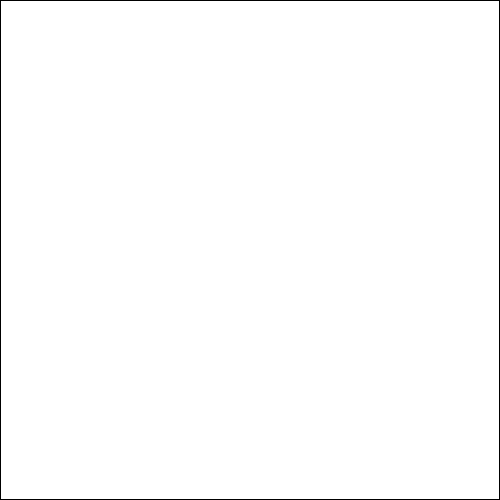
Frame 1 (no input)
Frame 60 (the mouse pressed at the canvas centre just before this capture): identical to frame 1, image omitted
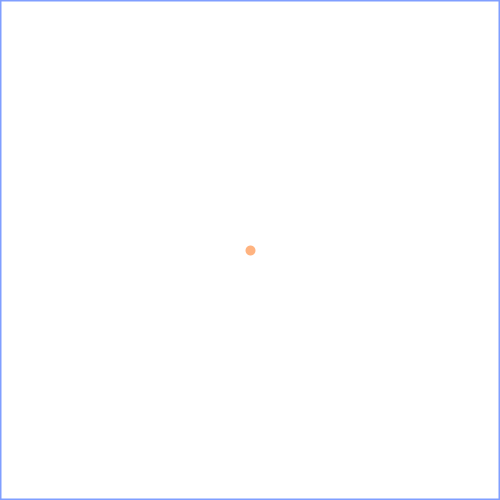
Frame 120 (the mouse held since frame 60 and released just before this capture)

The Processing sketch that drew these frames (run headless with seeded random() and noise(); from frame 60 on, the mouse is pressed at the canvas centre):

// Processing sketch: ArtGalleryApp
// ── ArtGalleryApp.pde
/* Art gallery problem with moving guards */

final int POINT_SIZE = 10;
final color POINT_COLOR = #FFB380;
final float HULL_SIZE = POINT_SIZE * 0.2;
final color HULL_STROKE = #809FFF;
final color HULL_FILL = #E6ECFF;

PVector[] pointlist;
PVector[][] guardlist;
PVector[] guardslopes;
PVector[] guardlocs;
int click_num = 0, click_num2 = 0;
boolean draw_shape = true, first_point = true;

void drawpoint(PVector pt) {
  stroke(POINT_COLOR);
  strokeWeight(POINT_SIZE);
  point(pt.x, pt.y);
}

void drawshape(PVector[] pointlist) {
  stroke(HULL_STROKE);
  strokeWeight(HULL_SIZE);

  beginShape();
  for (int i = 0; i < click_num; ++i) {
    PVector pt = pointlist[i];
    vertex(pt.x, pt.y);
  }
  endShape();
}

boolean endshape(PVector[] pointlist) {
  stroke(HULL_STROKE);
  strokeWeight(HULL_SIZE);
  boolean intersection = false;
  
  for (int i = 1; i < click_num - 2; i++) {
    PVector p1 = pointlist[click_num - 1];
    PVector q1 = pointlist[0];
    PVector p2 = pointlist[i];
    PVector q2 = pointlist[i + 1];
    int o1 = orientation(p1, q1, p2);
    int o2 = orientation(p1, q1, q2);
    int o3 = orientation(p2, q2, p1);
    int o4 = orientation(p2, q2, q1);
   
    if (o1 != o2 && o3 != o4) {
          intersection = true;
    }
  }
  
  if (!intersection) {
    fill(HULL_FILL);
    beginShape();
    for (int i = 0; i < click_num; ++i) {
      PVector pt = pointlist[i];
      vertex(pt.x, pt.y);
    }
    vertex(pointlist[0].x, pointlist[0].y);
    endShape(CLOSE);
    return true;
  }
  else {
    return false;
  }
}

int orientation(PVector p, PVector q, PVector r)
{
    int val = (int)((q.y - p.y) * (r.x - q.x) - (q.x - p.x) * (r.y - q.y));
    if (val == 0) return 0;
    return (val > 0)? 1: 2;
}

void setup() {
  frameRate(60);
  size(500, 500);
  background(100);
  smooth();
  
  pointlist = new PVector[100];
  guardlist = new PVector[100][2];
  guardslopes = new PVector[100];
  guardlocs = new PVector[100];
}
 
void draw() {
  background(255);
  noFill();
  rect(0,0,width-1,height-1);

  for (int i = 0; i < click_num; i++) {
    drawpoint(pointlist[i]);
    drawshape(pointlist);
  }
  if (!draw_shape){
    endshape(pointlist);
    for (int i = 0; i < click_num2; i++) {
      line(guardlist[i][0].x, guardlist[i][0].y, guardlist[i][1].x, guardlist[i][1].y);
      PVector start = guardlist[i][0];
      PVector end = guardlist[i][1];
      PVector m = guardslopes[i];
      guardlocs[i].x += m.x/100;
      guardlocs[i].y += m.y/100;
      
      if (start.y < end.y) {
        if (guardlocs[i].y < start.y || guardlocs[i].y > end.y) {
          guardslopes[i].x *= -1;
          guardslopes[i].y *= -1;
        }
      }  
      if (start.y > end.y) {
        if (guardlocs[i].y > start.y || guardlocs[i].y < end.y) {
          guardslopes[i].x *= -1;
          guardslopes[i].y *= -1;
        }
      }
      ellipse(guardlocs[i].x, guardlocs[i].y, 10, 10);
    }
  }
}
 
void mousePressed() {
  if (draw_shape) {
    boolean intersection = false;
    
    //for (int i = 0; i < click_num - 3; i++) {
    //  PVector p1 = pointlist[click_num - 2];
    //  PVector q1 = pointlist[click_num - 1];
    //  PVector p2 = pointlist[i];
    //  PVector q2 = pointlist[i + 1];
    //  int o1 = orientation(p1, q1, p2);
    //  int o2 = orientation(p1, q1, q2);
    //  int o3 = orientation(p2, q2, p1);
    //  int o4 = orientation(p2, q2, q1);
     
    //  if (o1 != o2 && o3 != o4) {
    //        intersection = true;
    //        print("found intersection");
    //  }
    //}
    if (!intersection) {
      pointlist[click_num] = new PVector(mouseX, mouseY);
      click_num++;
    }
  }
  else if (first_point) {
    guardlist[click_num2][0] = new PVector(mouseX, mouseY);
    first_point = false;
  }
  else {
    guardlist[click_num2][1] = new PVector(mouseX, mouseY);
    
    PVector u = guardlist[click_num2][0];
    PVector v = guardlist[click_num2][1];
    guardslopes[click_num2] = new PVector(v.x-u.x, v.y-u.y);
    guardlocs[click_num2] = new PVector(mouseX, mouseY);
    click_num2++;
    first_point = true;
  }
}

void keyPressed() {
 switch (key) {
   case ' ':
     if (endshape(pointlist)) {
       draw_shape = false;
     }
     break;
 }
}
